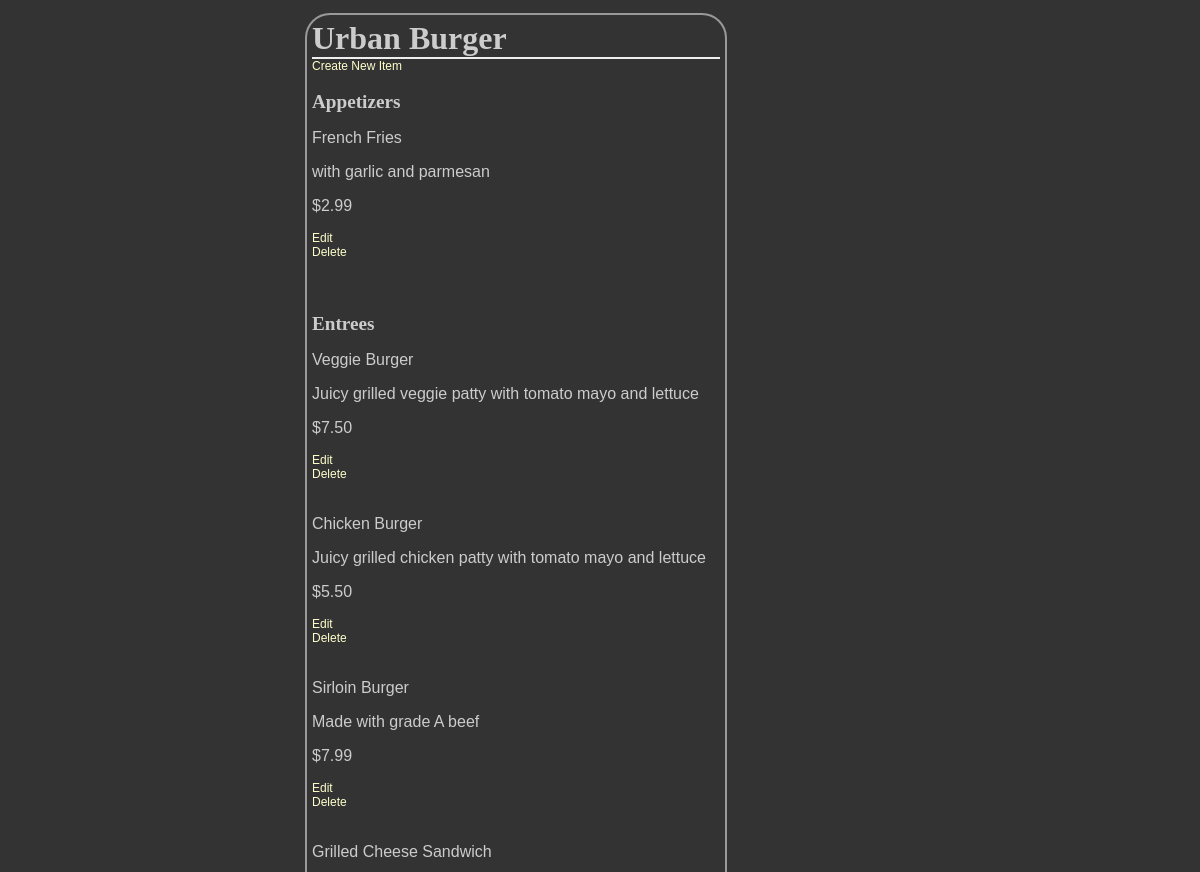
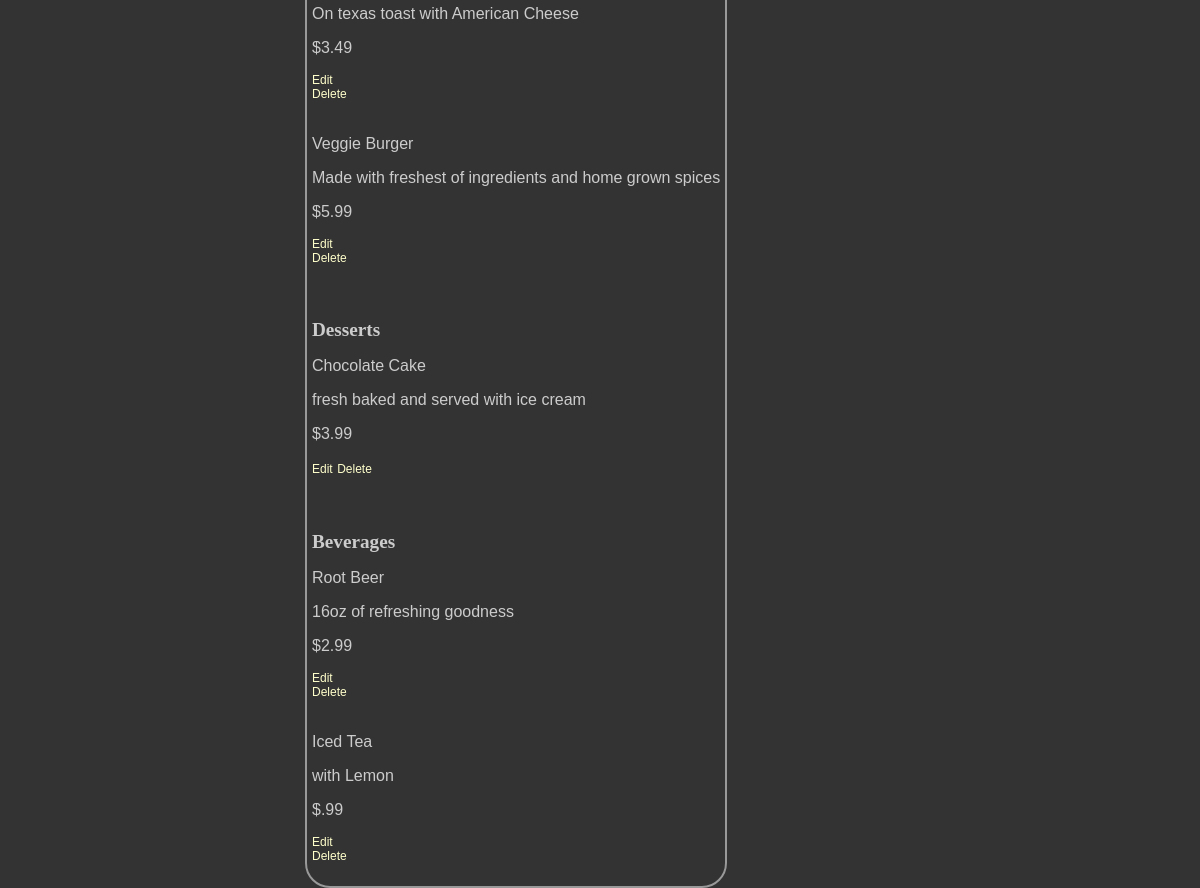
Page /restaurant/4/menu/ on the committed database (2 pictures, top to bottom).
### Final-Project/database_setup.py (models this page shows, shortened)
class Restaurant(Base):
    __tablename__ = 'restaurant'
    id = Column(Integer, primary_key=True)
    name = Column(String(250), nullable=False)

class MenuItem(Base):
    __tablename__ = 'menu_item'
    name = Column(String(80), nullable=False)
    id = Column(Integer, primary_key=True)
    description = Column(String(250))
    price = Column(String(8))
    course = Column(String(250))
    restaurant_id = Column(Integer, ForeignKey('restaurant.id'))
    restaurant = relationship(Restaurant)

### Final-Project/finalproject.py (the view)
@app.route('/restaurant/<int:restaurant_id>/')
@app.route('/restaurant/<int:restaurant_id>/menu/')
def showMenu(restaurant_id):
    restaurant = session.query(Restaurant).filter_by(id=restaurant_id).one()
    items = session.query(MenuItem).filter_by(
        restaurant_id=restaurant_id).all()
    return render_template('menu.html', items=items, restaurant=restaurant)

### Final-Project/templates/menu.html (shortened to what this page needs)
<html>
<head>
<link rel=stylesheet type=text/css href="{{ url_for('static', filename='styles.css') }}">
	</head>
	<body>
		<div class = 'pane'>
		<h1>{{ restaurant.name }}</h1>
    {% if items !=[] %}
		<a href = "{{url_for('newMenuItem', restaurant_id = restaurant.id )}}">Create New Item</a>
	<h2>Appetizers</h2>
		{% for i in items %}
		{% if i.course == 'Appetizer' %}
		<p>{{i.name}}</p>
		<p>{{i.description}}</p>
		<p>{{i.price}}</p>
		<a href='{{url_for('editMenuItem', restaurant_id = restaurant.id, menu_id=i.id ) }}' >Edit</a>
	<a href='{{url_for('deleteMenuItem', restaurant_id = restaurant.id, menu_id=i.id ) }}' >Delete</a>
		{% endif %}
		{% endfor %}
	<h2>Entrees</h2>
		{% for i in items %}
		{% if i.course == 'Entree' %}
		<p>{{i.name}}</p>
		<p>{{i.description}}</p>
		<p>{{i.price}}</p>
		<a href='{{url_for('editMenuItem', restaurant_id = restaurant.id, menu_id=i.id ) }}' >Edit</a>
	<a href='{{url_for('deleteMenuItem', restaurant_id = restaurant.id, menu_id=i.id ) }}' >Delete</a>
        {% endif %}
		{% endfor %}
	<h2>Desserts</h2>
		{% for i in items %}
		{% if i.course == 'Dessert' %}
		<p>{{i.name}}</p>
		<p>{{i.description}}</p>
		<p>{{i.price}}</p>
		<a href='{{url_for('editMenuItem', restaurant_id = restaurant.id, menu_id=i.id ) }}' >Edit</a>
	<a href='{{url_for('deleteMenuItem', restaurant_id = restaurant.id, menu_id=i.id ) }}' >Delete</a>
		{% endif %}
		{% endfor %}
	<h2>Beverages</h2>
		{% for i in items %}
		{% if i.course == 'Beverage' %}
		<p>{{i.name}}</p>
		<p>{{i.description}}</p>
		<p>{{i.price}}</p>
		<a href='{{url_for('editMenuItem', restaurant_id = restaurant.id, menu_id=i.id ) }}' >Edit</a>
	<a href='{{url_for('deleteMenuItem', restaurant_id = restaurant.id, menu_id=i.id ) }}' >Delete</a>
{% endif %}
		{% endfor %}
		{% else %}
		<p> You currently have no menu items. <p>
		<a href = "{{url_for('newMenuItem', restaurant_id = restaurant.id )}}">Create New Item</a>
			{% endif %}
</div>
	</body>
</html>

### Final-Project/static/styles.css (style rules this page uses)
body { font-family: sans-serif; background-color: #333333; background-image: url('https://cloud.githubusercontent.com/assets/9041401/6119508/7cbced14-b07e-11e4-9dbd-f01488203879.jpg') }
h1, h2, h3, h4 { color: #CCCCCC; }
h1, h2 { font-family: 'Georgia', serif; margin: 0; }
h1 { border-bottom: 2px solid #eee; }
h2 { font-size: 1.2em; }
p { color: #CCCCCC; }
a { text-decoration: none; color:#FFFFCC; font-size: .75em; }
.pane { position:absolute; left: 25%; border: 2px solid; border-radius: 25px; padding: 5px; margin: 5px; border-color: #999999; background-color: #333333; }

### rows in the picture
Restaurant: name "Urban Burger"
MenuItem: name "French Fries", description "with garlic and parmesan", price "$2.99"
MenuItem: name "Veggie Burger", description "Juicy grilled veggie patty with tomato mayo and lettuce", price "$7.50"
MenuItem: name "Chicken Burger", description "Juicy grilled chicken patty with tomato mayo and lettuce", price "$5.50"
MenuItem: name "Sirloin Burger", description "Made with grade A beef", price "$7.99"
MenuItem: name "Grilled Cheese Sandwich", description "On texas toast with American Cheese", price "$3.49"
MenuItem: name "Veggie Burger", description "Made with freshest of ingredients and home grown spices", price "$5.99"
MenuItem: name "Chocolate Cake", description "fresh baked and served with ice cream", price "$3.99"
MenuItem: name "Root Beer", description "16oz of refreshing goodness", price "$2.99"
MenuItem: name "Iced Tea", description "with Lemon", price "$.99"
